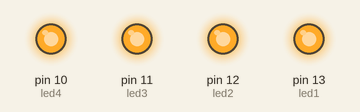
This sketch was run on a simulated Arduino Uno, built with avr-gcc and run on an emulated ATmega328P. Shown: output pins drawn as LEDs (lit = HIGH).

Above: at 0.1 s.
At 4.1 s:
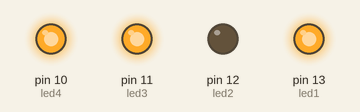
At 10.1 s:
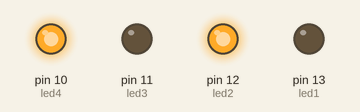
At 20.1 s:
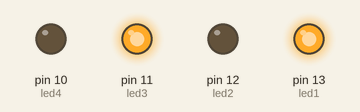
At 30.1 s:
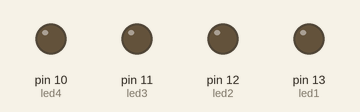
At 39.1 s:
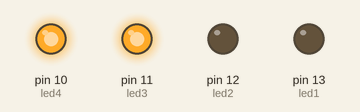
Timing chart, 0 to 40.0 s (numbered marks = the images above):
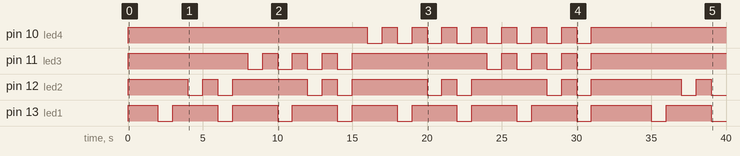

Measured:
- by itself, pin 10 (led4): HIGH → LOW at 16.0 s, → HIGH 1.0 s later, → LOW 1.0 s later, → HIGH 1.0 s later, … (16 changes in this stretch)
- by itself, pin 11 (led3): goes 3 × (LOW 1.0 s, HIGH 1.0 s), LOW 1.0 s, HIGH 9.0 s, 3 × (LOW 1.0 s, HIGH 1.0 s), LOW 1.0 s, then HIGH
- by itself, pin 12 (led2): HIGH → LOW at 4.0 s, → HIGH 1.0 s later, → LOW 1.0 s later, → HIGH 1.0 s later, … (19 changes in this stretch)
- by itself, pin 13 (led1): goes 7 × (LOW 1.0 s, HIGH 3.0 s), LOW 1.0 s, HIGH 4.0 s, LOW 1.0 s, HIGH 3.0 s, then LOW

The sketch:

exe4.ino
```cpp
int led1 = 13;
int led2 = 12;
int led3 = 11;
int led4 = 10;

int number = 0;

void setup()
{
  Serial.begin(9600);
  // initialize the digital pin as an output.
  pinMode(led1, OUTPUT);
  pinMode(led2, OUTPUT);
  pinMode(led3, OUTPUT);
  pinMode(led4, OUTPUT);

  digitalWrite(led1, HIGH);
  digitalWrite(led2, HIGH);
  digitalWrite(led3, HIGH);
  digitalWrite(led4, HIGH);
}

void loop()
{
  /*digitalWrite(led1, HIGH);

  delay(1000);
  digitalWrite(led1, LOW);
  digitalWrite(led2, HIGH);

  delay(1000);
  digitalWrite(led2, LOW);
  digitalWrite(led3, HIGH);

  delay(1000);
  digitalWrite(led3, LOW);
  digitalWrite(led4, HIGH);

  delay(1000);
  digitalWrite(led4, LOW);*/

/*
  if(number == 16){
    number = 0;
  }

  Serial.println(“led1 reading: “, byte(number)%10);
  Serial.println(“led2 reading: “, byte(number)%100);
  Serial.println(“led3 reading: “, byte(number)%1000);
  Serial.println("led4 reading: ", byte(number)%10000);


  digitalWrite(led1, byte(number)%10);
  digitalWrite(led2, byte(number)%100);
  digitalWrite(led3, byte(number)%1000);
  digitalWrite(led4, byte(number)%10000);

  number++;

  delay(1000);
  */
  int i1,i2,i3,i4;
  for (i4=0;i4<=1;i4++){
    for (i3=0;i3<=1;i3++){
      for (i2=0;i2<=1;i2++){
        for (i1=0;i1<=1;i1++){
          if(i1==1) digitalWrite(led1, LOW);
          if(i2==1) digitalWrite(led2, LOW);
          if(i3==1) digitalWrite(led3, LOW);
          if(i4==1) digitalWrite(led4, LOW);
          delay(1000);
          digitalWrite(led1, HIGH);
          digitalWrite(led2, HIGH);
          digitalWrite(led3, HIGH);
          digitalWrite(led4, HIGH);
          delay(1000);
        }
       }
      }
     }

  delay(1000);
  digitalWrite(led1, HIGH);
  digitalWrite(led2, HIGH);
  digitalWrite(led3, HIGH);
  digitalWrite(led4, HIGH);
  }
```
